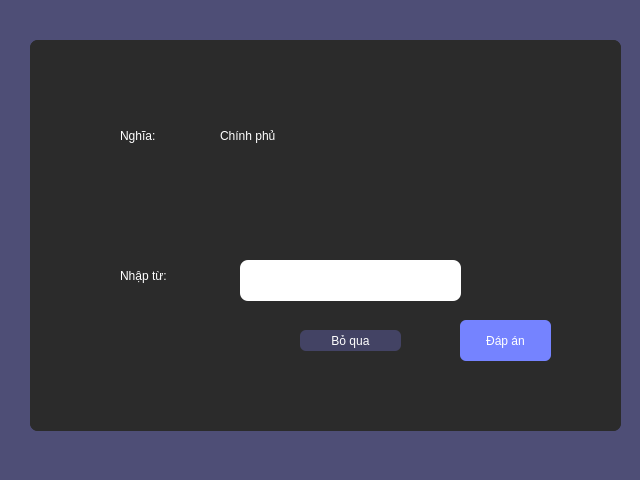
<?xml version="1.0" encoding="UTF-8"?>
<ui version="4.0">
 <class>MainWindow</class>
 <widget class="QMainWindow" name="MainWindow">
  <property name="geometry">
   <rect>
    <x>0</x>
    <y>0</y>
    <width>640</width>
    <height>480</height>
   </rect>
  </property>
  <property name="windowTitle">
   <string>MainWindow</string>
  </property>
  <property name="styleSheet">
   <string notr="true">background-color: rgb(78, 78, 118);</string>
  </property>
  <widget class="QWidget" name="centralwidget">
   <widget class="QStackedWidget" name="stackedWidget">
    <property name="geometry">
     <rect>
      <x>30</x>
      <y>40</y>
      <width>591</width>
      <height>391</height>
     </rect>
    </property>
    <property name="styleSheet">
     <string notr="true">background-color: rgb(43, 43, 43);
border-radius: 8px;</string>
    </property>
    <property name="currentIndex">
     <number>0</number>
    </property>
    <widget class="QWidget" name="page">
     <widget class="QLabel" name="label_3">
      <property name="geometry">
       <rect>
        <x>90</x>
        <y>70</y>
        <width>61</width>
        <height>51</height>
       </rect>
      </property>
      <property name="styleSheet">
       <string notr="true">color: rgb(255, 255, 255);
font: 87 14pt &quot;Segoe UI Black&quot;;</string>
      </property>
      <property name="text">
       <string>Nghĩa: </string>
      </property>
     </widget>
     <widget class="QLabel" name="tu_vung_2">
      <property name="geometry">
       <rect>
        <x>190</x>
        <y>70</y>
        <width>321</width>
        <height>51</height>
       </rect>
      </property>
      <property name="styleSheet">
       <string notr="true">color: rgb(255, 255, 255);
font: 87 14pt &quot;Segoe UI Black&quot;;</string>
      </property>
      <property name="text">
       <string>Chính phủ</string>
      </property>
     </widget>
     <widget class="QLabel" name="label_5">
      <property name="geometry">
       <rect>
        <x>90</x>
        <y>210</y>
        <width>91</width>
        <height>51</height>
       </rect>
      </property>
      <property name="styleSheet">
       <string notr="true">color: rgb(255, 255, 255);
font: 87 12pt &quot;Segoe UI Black&quot;;</string>
      </property>
      <property name="text">
       <string>Nhập từ: </string>
      </property>
     </widget>
     <widget class="QLineEdit" name="text_2">
      <property name="geometry">
       <rect>
        <x>210</x>
        <y>220</y>
        <width>221</width>
        <height>41</height>
       </rect>
      </property>
      <property name="styleSheet">
       <string notr="true">QLineEdit#text_2{
border-radius: 8px;
font: 75 12pt &quot;MS Shell Dlg 2&quot;;
	background-color: rgb(255, 255, 255);
}</string>
      </property>
      <property name="text">
       <string/>
      </property>
     </widget>
     <widget class="QPushButton" name="okey_2">
      <property name="geometry">
       <rect>
        <x>430</x>
        <y>280</y>
        <width>91</width>
        <height>41</height>
       </rect>
      </property>
      <property name="styleSheet">
       <string notr="true">QPushButton#okey_2{
color: rgb(255, 255, 255);
border-radius: 6px;
background-color: #7583ff;
	font: 75 10pt &quot;MS Shell Dlg 2&quot;;
}

QPushButton#okey_2:hover {
  background-color: blue;
	font: 75 9pt &quot;MS Shell Dlg 2&quot;;
}</string>
      </property>
      <property name="text">
       <string>Đáp án</string>
      </property>
     </widget>
     <widget class="QPushButton" name="continues_2">
      <property name="geometry">
       <rect>
        <x>270</x>
        <y>290</y>
        <width>101</width>
        <height>21</height>
       </rect>
      </property>
      <property name="styleSheet">
       <string notr="true">QPushButton#continues_2{
border-radius: 6px;
background-color: rgb(67, 67, 100);
	font: 75 9pt &quot;MS Shell Dlg 2&quot;;
	color: rgb(255, 255, 255);
}

QPushButton#continues_2:hover {
	font: 75 10pt &quot;MS Shell Dlg 2&quot;;
  background-color: rgb(57, 57, 85)
}</string>
      </property>
      <property name="text">
       <string>Bỏ qua</string>
      </property>
     </widget>
    </widget>
    <widget class="QWidget" name="page_3"/>
    <widget class="QWidget" name="page_2">
     <widget class="QFrame" name="frame">
      <property name="geometry">
       <rect>
        <x>80</x>
        <y>180</y>
        <width>431</width>
        <height>101</height>
       </rect>
      </property>
      <property name="frameShape">
       <enum>QFrame::StyledPanel</enum>
      </property>
      <property name="frameShadow">
       <enum>QFrame::Raised</enum>
      </property>
      <widget class="QPushButton" name="false_1">
       <property name="geometry">
        <rect>
         <x>220</x>
         <y>30</y>
         <width>211</width>
         <height>61</height>
        </rect>
       </property>
       <property name="styleSheet">
        <string notr="true">
QPushButton#false_1{
color: rgb(255, 255, 255);
border-radius: 6px;
background-color: #7583ff;
	font: 87 14pt &quot;Segoe UI Black&quot;;
}

QPushButton#false_1:hover {
  background-color: blue;
	font: 87 13pt &quot;Segoe UI Black&quot;;
}</string>
       </property>
       <property name="text">
        <string>Sai</string>
       </property>
      </widget>
      <widget class="QPushButton" name="true_1">
       <property name="geometry">
        <rect>
         <x>0</x>
         <y>30</y>
         <width>211</width>
         <height>61</height>
        </rect>
       </property>
       <property name="styleSheet">
        <string notr="true">
QPushButton#true_1{
color: rgb(255, 255, 255);
border-radius: 6px;
background-color: #7583ff;
	font: 87 14pt &quot;Segoe UI Black&quot;;
}

QPushButton#true_1:hover {
  background-color: blue;
	font: 87 13pt &quot;Segoe UI Black&quot;;
}</string>
       </property>
       <property name="text">
        <string>Đúng</string>
       </property>
      </widget>
     </widget>
     <widget class="QFrame" name="frame_2">
      <property name="geometry">
       <rect>
        <x>30</x>
        <y>50</y>
        <width>531</width>
        <height>45</height>
       </rect>
      </property>
      <property name="frameShape">
       <enum>QFrame::StyledPanel</enum>
      </property>
      <property name="frameShadow">
       <enum>QFrame::Raised</enum>
      </property>
      <widget class="QLabel" name="label_2">
       <property name="geometry">
        <rect>
         <x>280</x>
         <y>10</y>
         <width>211</width>
         <height>25</height>
        </rect>
       </property>
       <property name="mouseTracking">
        <bool>false</bool>
       </property>
       <property name="layoutDirection">
        <enum>Qt::LeftToRight</enum>
       </property>
       <property name="autoFillBackground">
        <bool>false</bool>
       </property>
       <property name="styleSheet">
        <string notr="true">color: rgb(255, 255, 255);
font: 87 14pt &quot;Segoe UI Black&quot;;</string>
       </property>
       <property name="frameShadow">
        <enum>QFrame::Raised</enum>
       </property>
       <property name="text">
        <string>Dạy</string>
       </property>
       <property name="margin">
        <number>0</number>
       </property>
      </widget>
      <widget class="QLabel" name="label">
       <property name="geometry">
        <rect>
         <x>40</x>
         <y>10</y>
         <width>201</width>
         <height>25</height>
        </rect>
       </property>
       <property name="styleSheet">
        <string notr="true">color: rgb(255, 255, 255);
font: 87 14pt &quot;Segoe UI Black&quot;;</string>
       </property>
       <property name="text">
        <string>Teach</string>
       </property>
      </widget>
     </widget>
     <widget class="QPushButton" name="continues_1">
      <property name="geometry">
       <rect>
        <x>250</x>
        <y>310</y>
        <width>101</width>
        <height>21</height>
       </rect>
      </property>
      <property name="styleSheet">
       <string notr="true">QPushButton#continues_1{
border-radius: 6px;
background-color: rgb(67, 67, 100);
	font: 75 9pt &quot;MS Shell Dlg 2&quot;;
	color: rgb(255, 255, 255);
}

QPushButton#continues_1:hover {
	font: 75 10pt &quot;MS Shell Dlg 2&quot;;
  background-color: rgb(57, 57, 85)
}</string>
      </property>
      <property name="text">
       <string>Bỏ qua</string>
      </property>
     </widget>
    </widget>
   </widget>
  </widget>
  <widget class="QMenuBar" name="menubar">
   <property name="geometry">
    <rect>
     <x>0</x>
     <y>0</y>
     <width>640</width>
     <height>21</height>
    </rect>
   </property>
  </widget>
  <widget class="QStatusBar" name="statusbar"/>
 </widget>
 <resources/>
 <connections/>
</ui>
